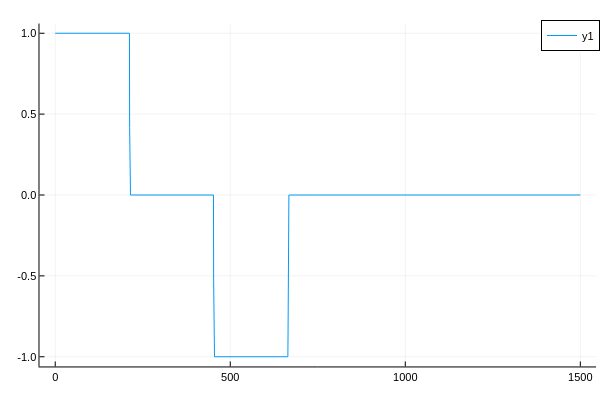

Write notebook code for a chart like this one.
### Code cell
using Plots
plotlyjs()
plot(thist,uhist)

### Figure 1 — Plotly figure (JSON) as saved in the notebook; plotly's stock layout.template omitted (floating-point values rounded to 4 significant figures; data arrays with more than 128 entries replaced by an {"elided": "..."} marker saying what was removed)
{"data": [{"colorbar": {"len": 0.9525, "title": "", "x": 0.9934, "y": 0.5139}, "legendgroup": "y1", "line": {"color": "rgba(0, 154, 250, 1.000)", "dash": "solid", "shape": "linear", "width": 1}, "mode": "lines", "name": "y1", "showlegend": true, "type": "scatter", "x": {"elided": "3001 float values"}, "xaxis": "x", "y": {"elided": "3001 float values"}, "yaxis": "y", "zmax": null, "zmin": null}], "layout": {"annotations": [], "height": 400, "legend": {"bgcolor": "rgba(255, 255, 255, 1.000)", "bordercolor": "rgba(0, 0, 0, 1.000)", "borderwidth": 1, "font": {"color": "rgba(0, 0, 0, 1.000)", "family": "sans-serif", "size": 11}, "title": {"font": {"color": "rgba(0, 0, 0, 1.000)", "family": "sans-serif", "size": 15}, "text": ""}, "tracegroupgap": 0, "traceorder": "normal", "x": 1, "xanchor": "auto", "y": 1, "yanchor": "auto"}, "margin": {"b": 20, "l": 0, "r": 0, "t": 20}, "paper_bgcolor": "rgba(255, 255, 255, 1.000)", "plot_bgcolor": "rgba(255, 255, 255, 1.000)", "showlegend": true, "width": 600, "xaxis": {"anchor": "y", "domain": [0.06582, 0.9934], "gridcolor": "rgba(0, 0, 0, 0.100)", "gridwidth": 0.5, "linecolor": "rgba(0, 0, 0, 1.000)", "mirror": false, "range": [-45, 1545], "showgrid": true, "showline": true, "showticklabels": true, "tickangle": 0, "tickcolor": "rgb(0, 0, 0)", "tickfont": {"color": "rgba(0, 0, 0, 1.000)", "family": "sans-serif", "size": 11}, "tickmode": "array", "ticks": "inside", "ticktext": ["0", "500", "1000", "1500"], "tickvals": [0, 500, 1000, 1500], "title": "", "titlefont": {"color": "rgba(0, 0, 0, 1.000)", "family": "sans-serif", "size": 15}, "type": "-", "visible": true, "zeroline": false, "zerolinecolor": "rgba(0, 0, 0, 1.000)"}, "yaxis": {"anchor": "x", "domain": [0.03762, 0.9902], "gridcolor": "rgba(0, 0, 0, 0.100)", "gridwidth": 0.5, "linecolor": "rgba(0, 0, 0, 1.000)", "mirror": false, "range": [-1.06, 1.06], "showgrid": true, "showline": true, "showticklabels": true, "tickangle": 0, "tickcolor": "rgb(0, 0, 0)", "tickfont": {"color": "rgba(0, 0, 0, 1.000)", "family": "sans-serif", "size": 11}, "tickmode": "array", "ticks": "inside", "ticktext": ["-1.0", "-0.5", "0.0", "0.5", "1.0"], "tickvals": [-1, -0.5, 0, 0.5, 1], "title": "", "titlefont": {"color": "rgba(0, 0, 0, 1.000)", "family": "sans-serif", "size": 15}, "type": "-", "visible": true, "zeroline": false, "zerolinecolor": "rgba(0, 0, 0, 1.000)"}}}
